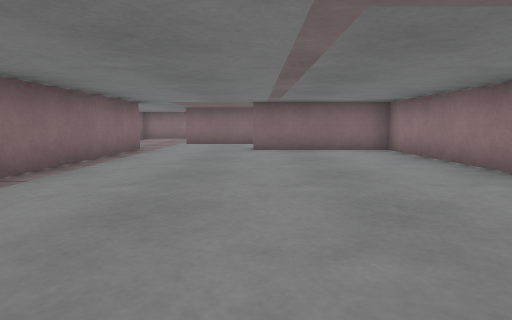
[1] (above)

18 first-person views from a walk through a Gazebo world. The camera is 0.34 m above the floor, tilts 6° down and sees 75° across. The floor is counted in squares, 0.5 m on a side. Each view is taken from the middle of a square. On the plan, view 1 faces up. The plan holds only what a view shows up to about 10 squares ahead; the rest is blank. The place goes on beyond the plan.

[2]
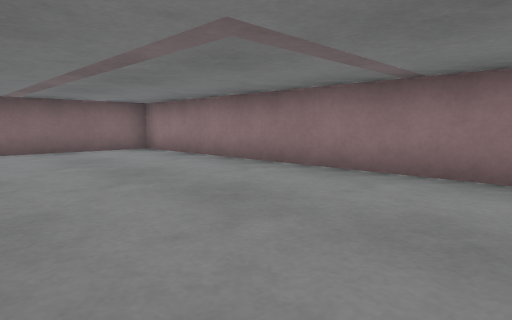

[3]
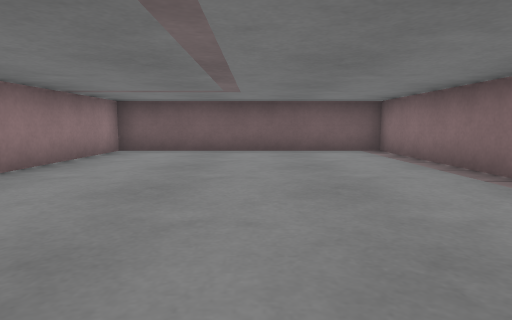

[4]
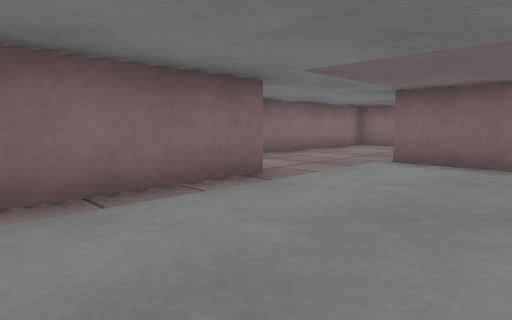

[5]
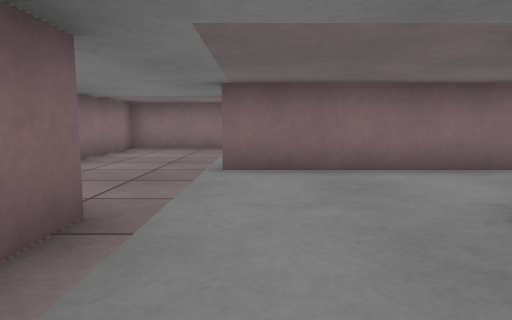

[6]
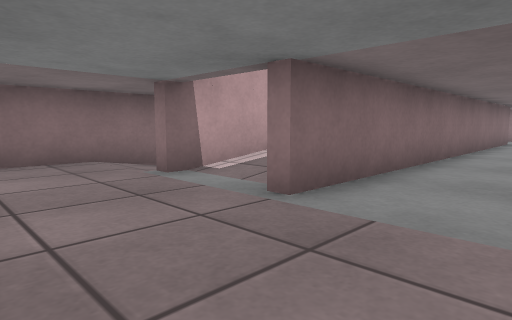

[7]
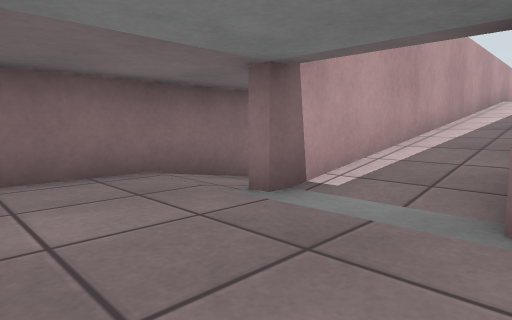

[8]
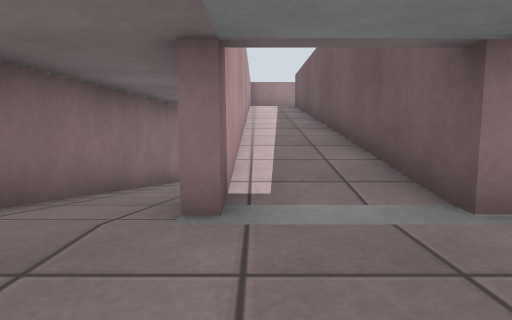

[9]
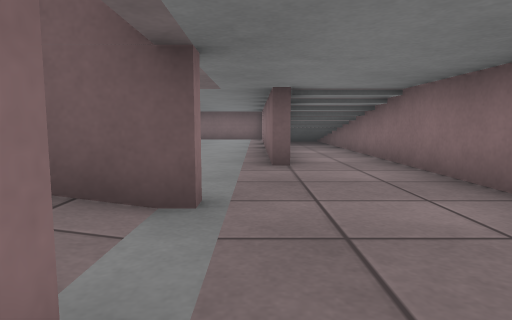

[10]
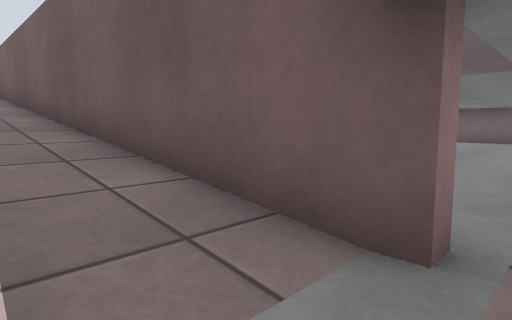

[11]
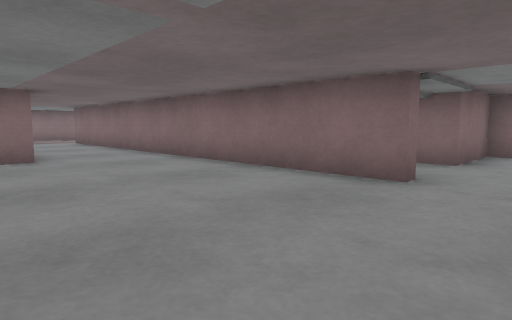

[12]
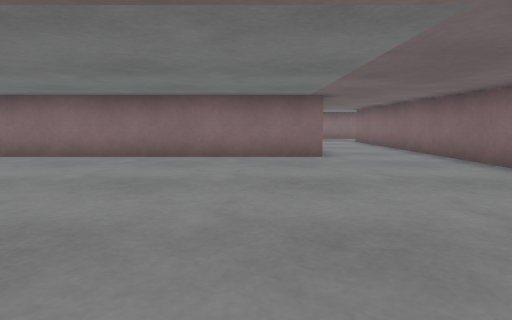

[13]
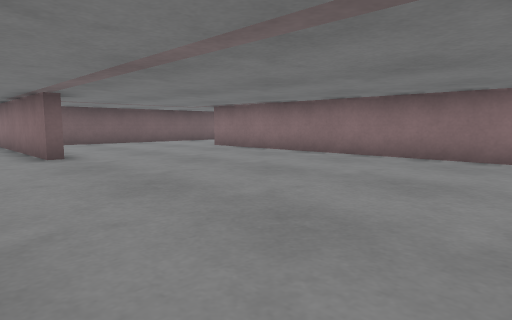

[14]
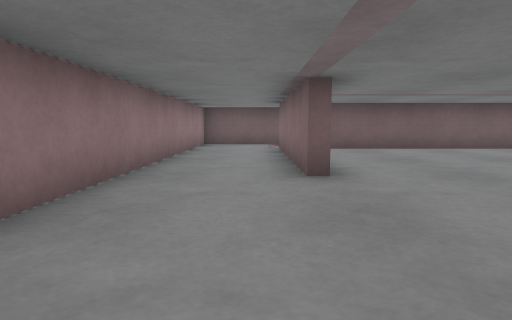

[15]
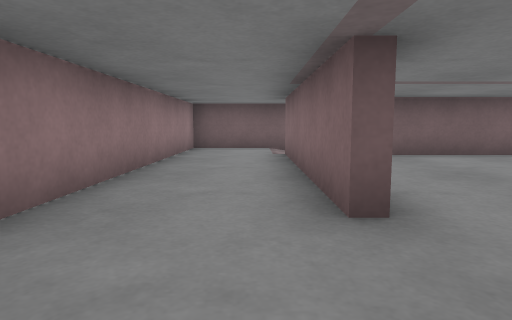

[16]
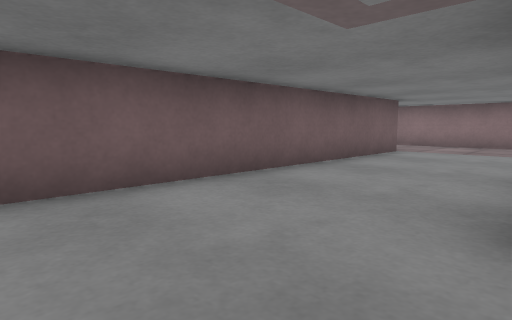

[17]
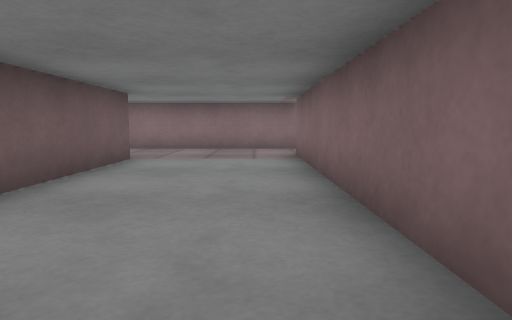

[18]
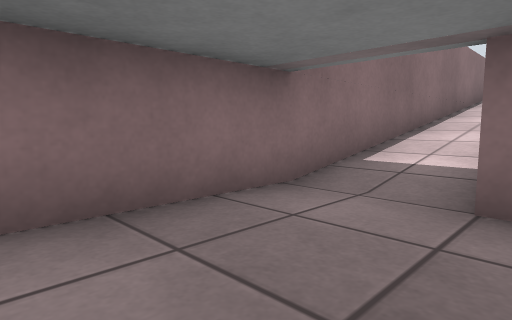

### Floor plan
Key: @ floor where view 1 was taken; # wall or solid block; . main floor; - floor 0.05 m lower than the main floor; / step, stairs or slope; B grey box.
Columns run from 6 left of view 1 to 12 right of it. Each row starts with its distance up from view 1.
 17 ############
 16 #...////////
 15 #...############.
 14 #....///////// /.
 13 #....///////// /.
 12 #...############..
 11 #.................
 10 #.................
  9 #//B..#####.......
  8 #  #......#.......
  7 #/ #......#.......
  6 #/ #......#.......
  5 #/ #......#.......
  4 #/ #......#.......
  3 #//#......#.......#
  2 #//#......#.......#
  1 #//#......#.......#
  0 #//#..@...#....#..#
 -1 #..########....#..#
 -2 #..............#..#
 -3 #..............#..#
 -4 #..............#..#
 -5 #../############..#
 -6 #              -  #
 -7                ####

Positions as (right, up) in squares from view 1, and headings:
1: (0, 0), facing up
2: (-1, 0), facing up-right
3: (0, 8), facing down
4: (0, 6), facing up-left
5: (-2, 7), facing up
6: (-5, 10), facing up-right
7: (-5, 12), facing up-right
8: (-5, 14), facing right
9: (-3, 15), facing down
10: (-3, 14), facing down-right
11: (11, 8), facing up-left
12: (11, 8), facing left
13: (11, 8), facing down-left
14: (10, 5), facing down
15: (10, 3), facing down
16: (6, -1), facing down-left
17: (4, -2), facing left
18: (-3, -4), facing up-left
